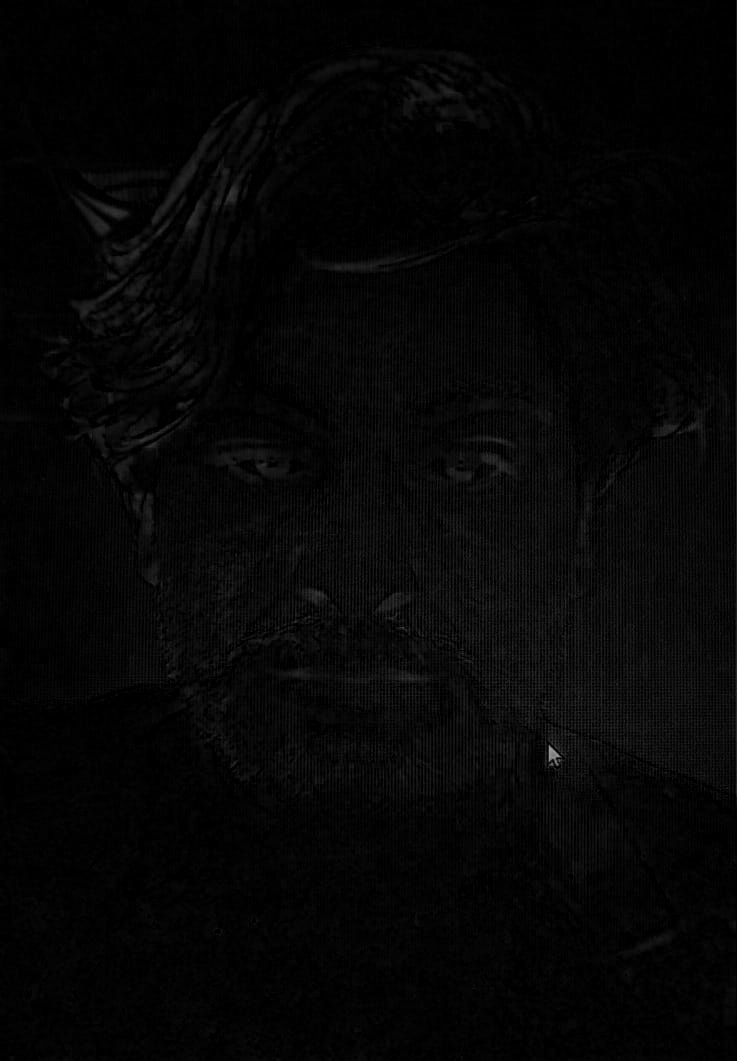
#> input picture Morphological-Image-Enhancement/black-tophat-Fake11.jpg, 737 x 1061 px
$ python fre-domain.py Morphological-Image-Enhancement/black-tophat-Fake11.jpg
#> lines starting #> are read from the running program, lines starting #| are printed output that depends on the picture
#!/usr/bin/env python3
import os
import sys
import cv2
import numpy as np
import matplotlib.pyplot as plt


def radial_profile(mag: np.ndarray) -> np.ndarray:
    """
    Compute 1D radial mean profile of a 2D array (FFT magnitude).
    Returns profile where index = radius (in pixels from center).
    """
    H, W = mag.shape
    cy, cx = H // 2, W // 2

    y, x = np.indices((H, W))
    r = np.sqrt((x - cx) ** 2 + (y - cy) ** 2).astype(np.int32)

    # mean for each radius bin
    tbin = np.bincount(r.ravel(), weights=mag.ravel())
    nr = np.bincount(r.ravel())
    profile = tbin / (nr + 1e-12)
    return profile


def main():
    if len(sys.argv) != 2:
        print("Usage: python fre-domain.py <image_path>")
        sys.exit(1)

    image_path = sys.argv[1]
    img = cv2.imread(image_path, cv2.IMREAD_COLOR)
#> img is the input picture: shape (1061, 737, 3); min 0, max 161, mean 5.7
    if img is None:
        print(f"Error: Could not read image: {image_path}")
        sys.exit(2)

    gray = cv2.cvtColor(img, cv2.COLOR_BGR2GRAY).astype(np.float32) / 255.0

    # FFT magnitude (shifted so DC is in the center)
    F = np.fft.fft2(gray)
    Fshift = np.fft.fftshift(F)
    mag = np.abs(Fshift)

    # log helps visualize peaks better
    mag_log = np.log1p(mag)
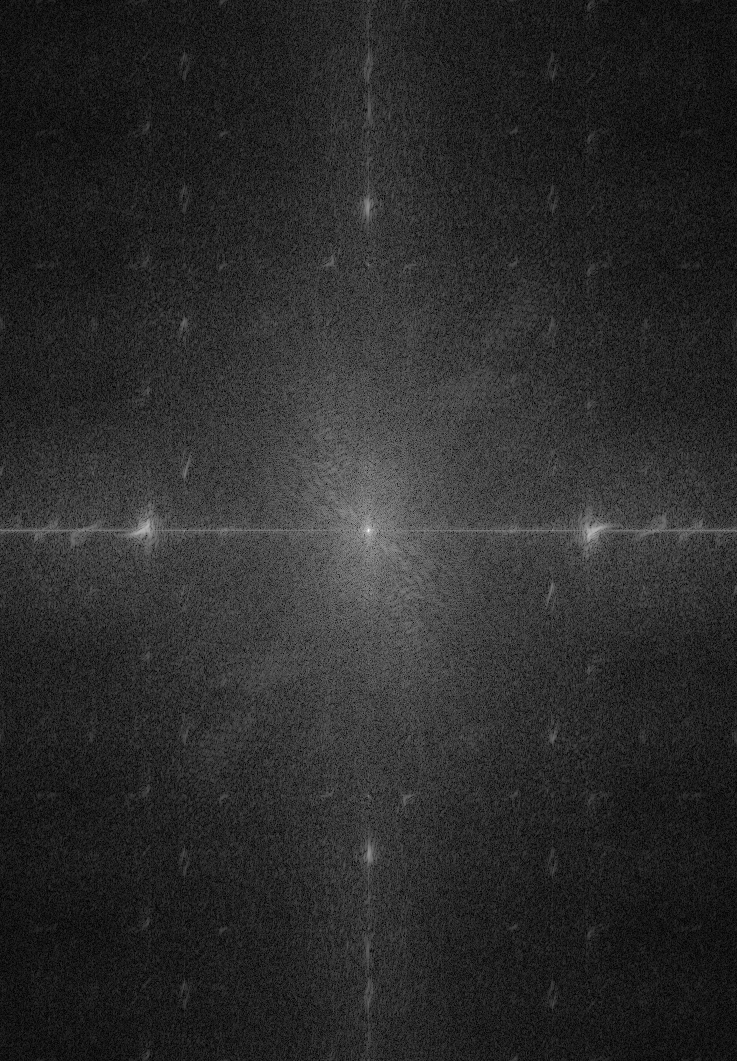
#> mag_log: shape (1061, 737) float64; min 0.009, max 9.76, mean 1.68; drawn with min black and max white

    prof = radial_profile(mag_log)
#> in radial_profile, `tbin = np.bincount(r.ravel(), weights=mag.ravel())`: tbin = 646 values, max 3562.9 at index 333, min 2.43 at index 645, mean 2038.8
#> in radial_profile, `profile = tbin / (nr + 1e-12)`: profile = 646 values, max 9.76 at index 0, min 0.607 at index 645, mean 1.98
#> prof has the same summary as profile in radial_profile

    # x-axis = radius in pixels (0..)
    x = np.arange(len(prof))
#> x = 646 values from 0 to 645

    # output path: same directory, prefix_graph.png
    in_dir = os.path.dirname(os.path.abspath(image_path))
    base = os.path.splitext(os.path.basename(image_path))[0]
    out_path = os.path.join(in_dir, f"{base}_graph.png")

    plt.figure()
    plt.plot(x, prof)
    plt.title("1D Frequency Profile (Radial Avg of Log FFT Magnitude)")
    plt.xlabel("Frequency radius (pixels from center)")
    plt.ylabel("Mean log-magnitude")
    plt.tight_layout()
    plt.savefig(out_path, dpi=200)
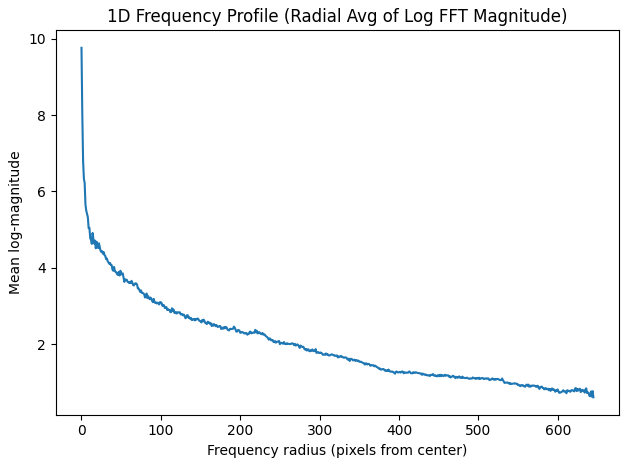
#> figure drawn by matplotlib, 1 panel; curve peaks at x = 0, y = 9.76
    plt.close()

    print(f"Saved 1D frequency graph: {out_path}")


if __name__ == "__main__":
    main()

$ run again, on Morphological-Image-Enhancement/black-tophat-Fake14.jpg
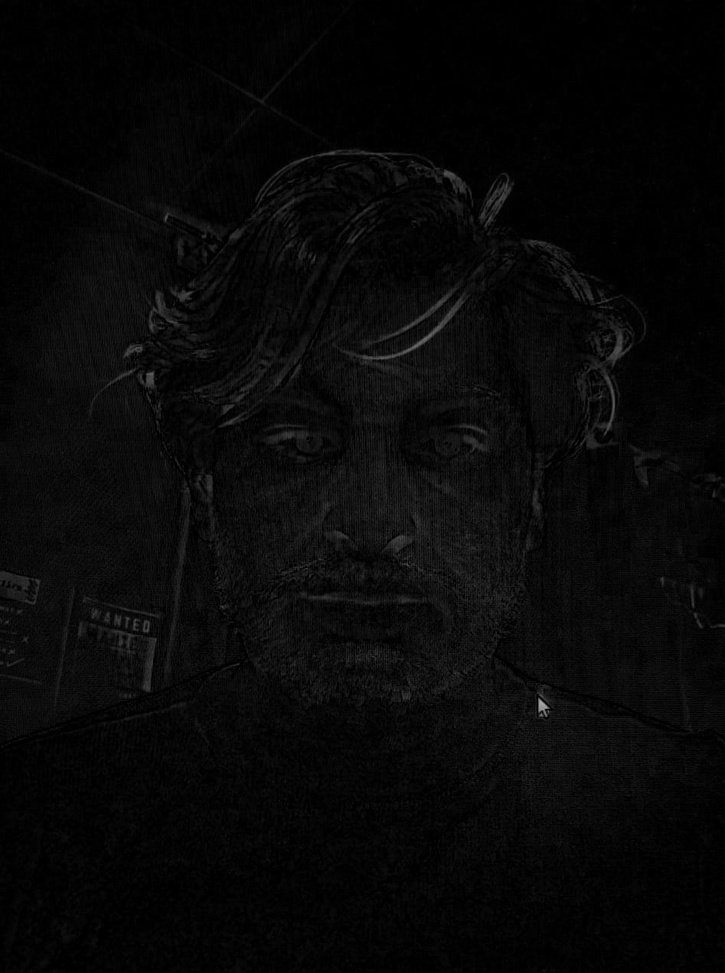
#> input picture Morphological-Image-Enhancement/black-tophat-Fake14.jpg, 725 x 973 px, shrunk from 947 x 1270 before the run
#> in main, img is the input picture: shape (973, 725, 3); min 0, max 170, mean 8
#> in main, `mag_log = np.log1p(mag)`:
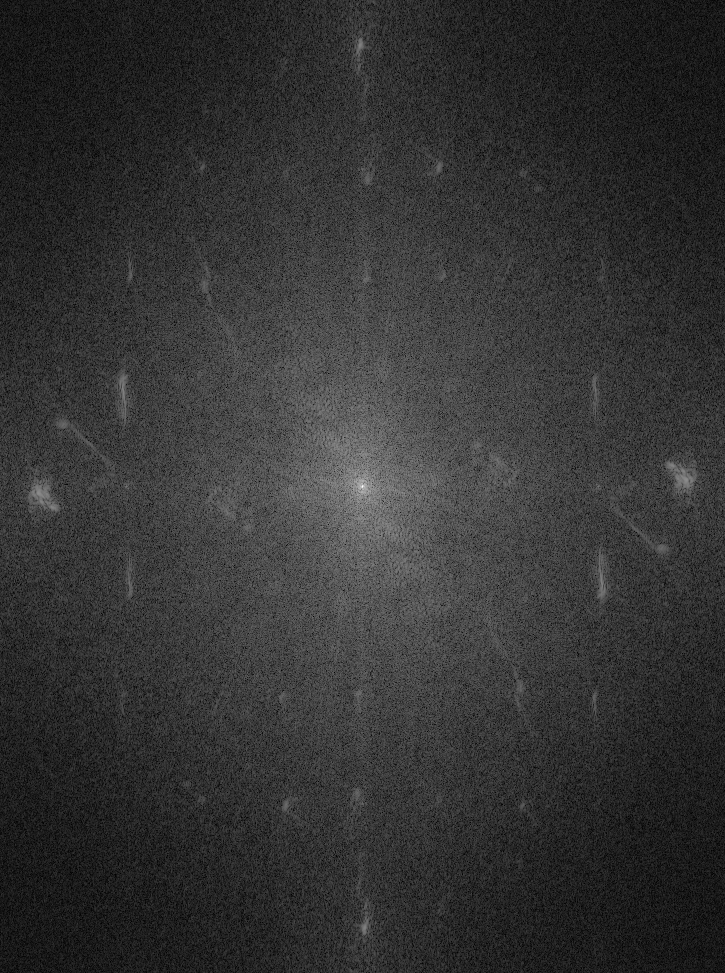
#> mag_log: shape (973, 725) float64; min 0.00222, max 10.01, mean 2.04; drawn with min black and max white
#> tbin = 607 values, max 4375.6 at index 314, min 3.44 at index 606, mean 2369.2
#> profile = 607 values, max 10.01 at index 0, min 0.706 at index 605, mean 2.3
#> prof has the same summary as profile in radial_profile
#> x = 607 values from 0 to 606
#> in main, `plt.savefig(out_path, dpi=200)`:
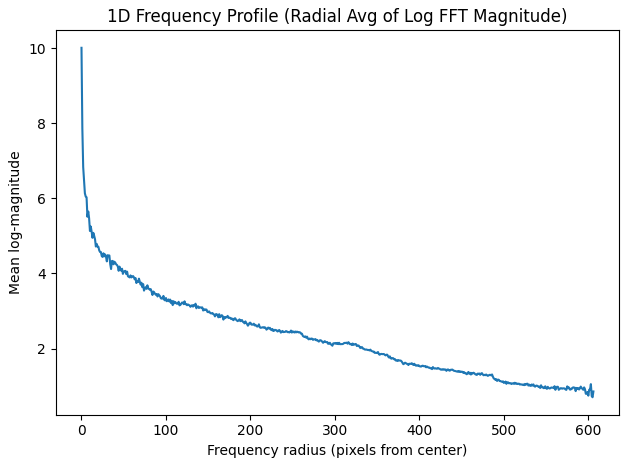
#> figure drawn by matplotlib, 1 panel; curve peaks at x = 0, y = 10.01

$ run again, on Morphological-Image-Enhancement/black-tophat-Fake16.jpg
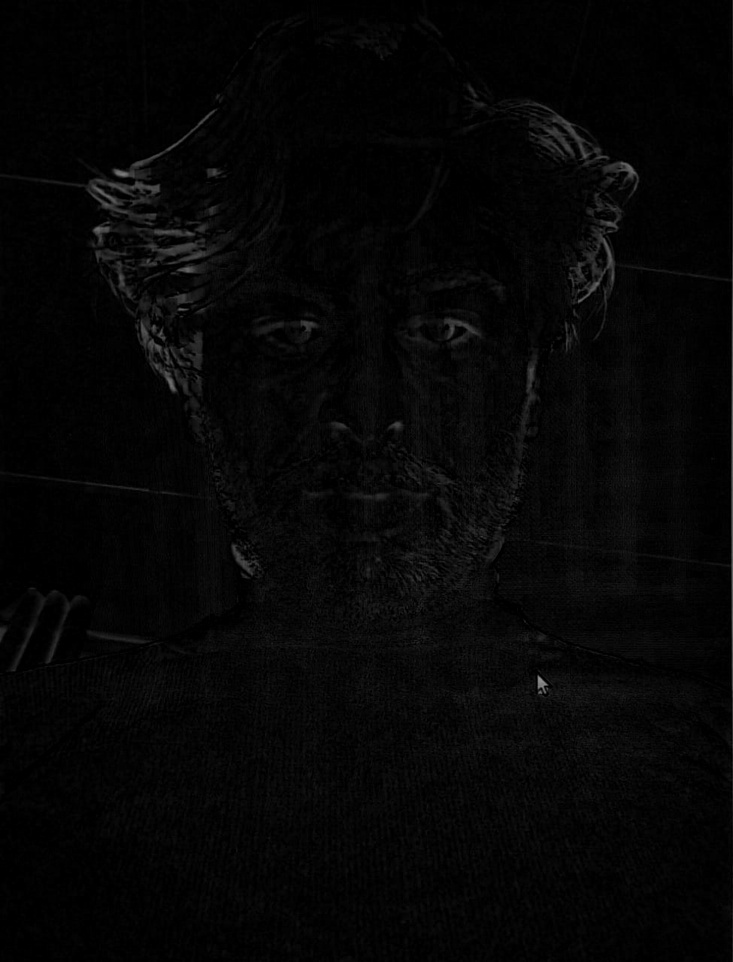
#> input picture Morphological-Image-Enhancement/black-tophat-Fake16.jpg, 733 x 962 px, shrunk from 975 x 1280 before the run
#> in main, img is the input picture: shape (962, 733, 3); min 0, max 150, mean 5.7
#> in main, `mag_log = np.log1p(mag)`:
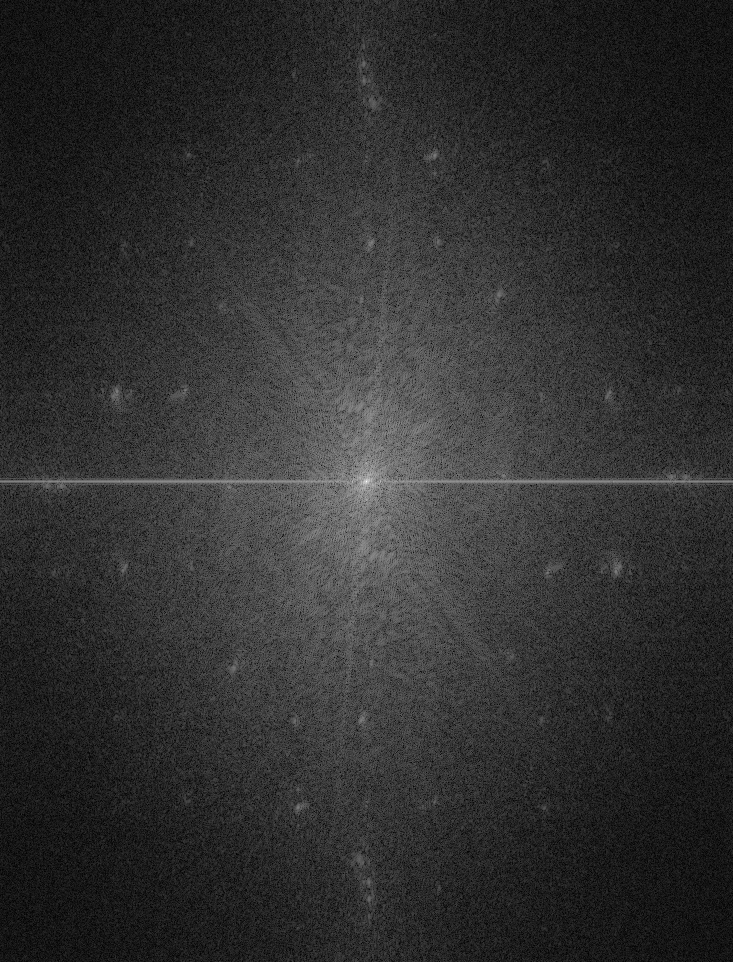
#> mag_log: shape (962, 733) float64; min 0.00356, max 9.67, mean 1.84; drawn with min black and max white
#> tbin = 605 values, max 3644.8 at index 302, min 2.41 at index 604, mean 2143.4
#> profile = 605 values, max 9.67 at index 0, min 0.687 at index 602, mean 2.17
#> prof has the same summary as profile in radial_profile
#> x = 605 values from 0 to 604
#> in main, `plt.savefig(out_path, dpi=200)`:
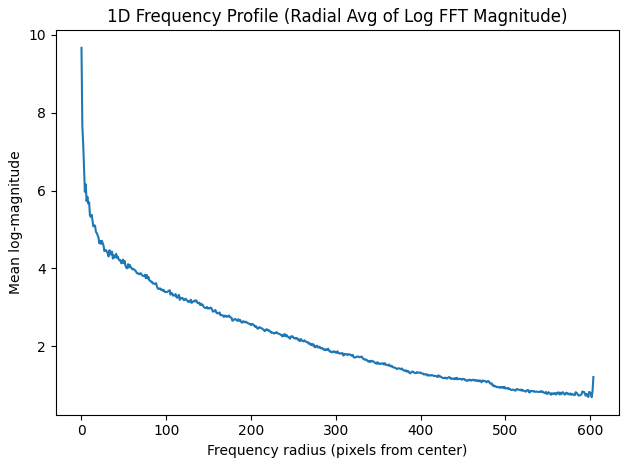
#> figure drawn by matplotlib, 1 panel; curve peaks at x = 0, y = 9.67

$ run again, on Morphological-Image-Enhancement/black-tophat-Fake17.jpg
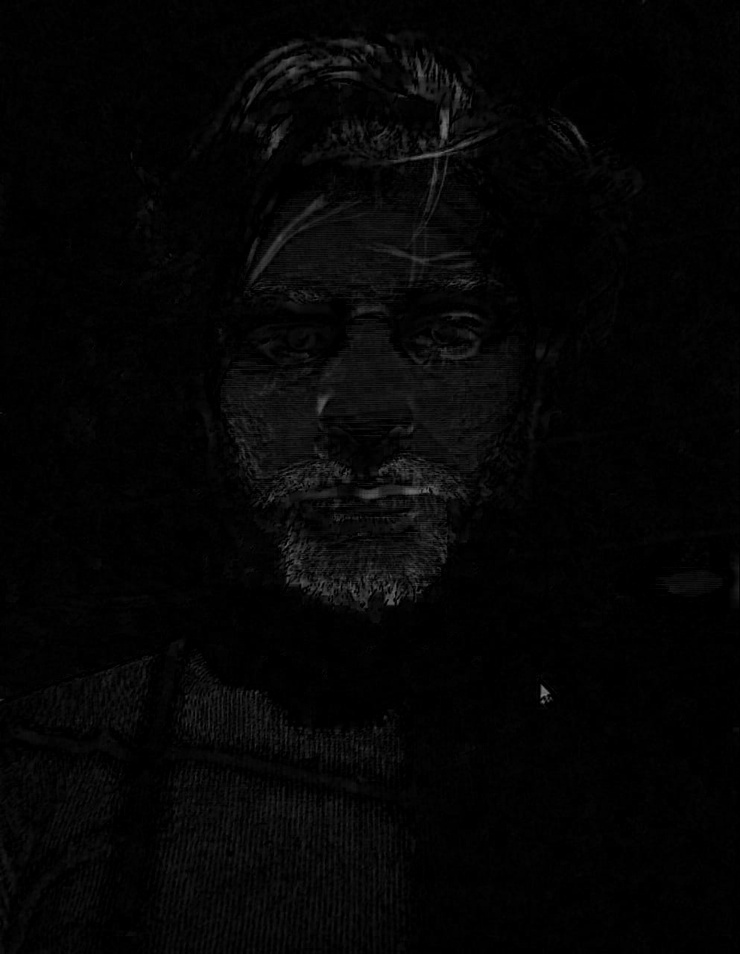
#> input picture Morphological-Image-Enhancement/black-tophat-Fake17.jpg, 740 x 954 px, shrunk from 993 x 1280 before the run
#> in main, img is the input picture: shape (954, 740, 3); min 0, max 131, mean 5
#> in main, `mag_log = np.log1p(mag)`:
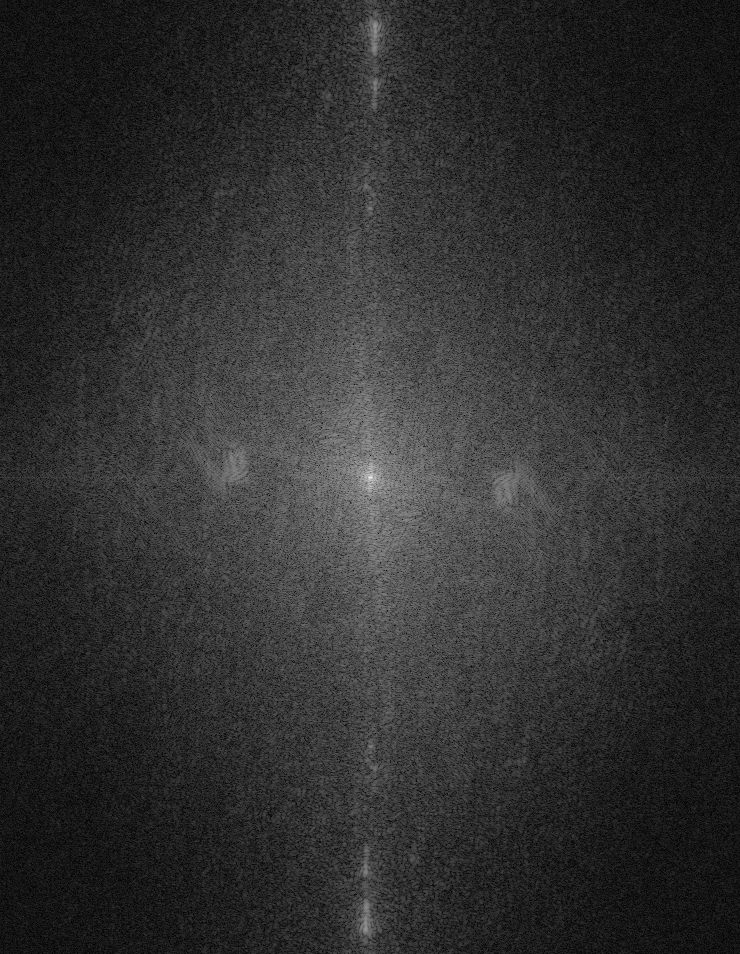
#> mag_log: shape (954, 740) float64; min 0.00415, max 9.53, mean 1.79; drawn with min black and max white
#> tbin = 604 values, max 3536.3 at index 302, min 3.05 at index 603, mean 2095.2
#> profile = 604 values, max 9.53 at index 0, min 0.64 at index 594, mean 2.12
#> prof has the same summary as profile in radial_profile
#> x = 604 values from 0 to 603
#> in main, `plt.savefig(out_path, dpi=200)`:
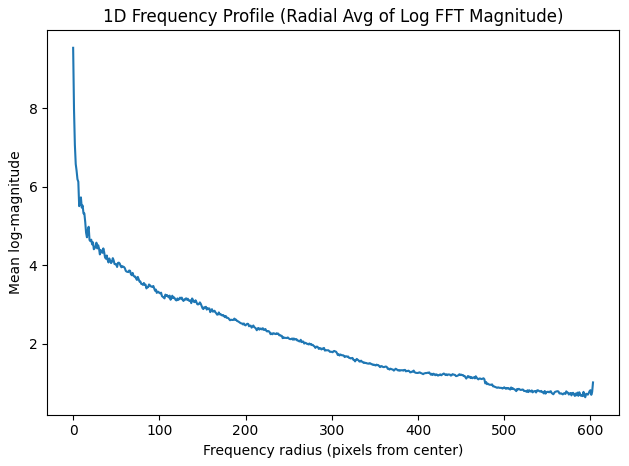
#> figure drawn by matplotlib, 1 panel; curve peaks at x = 0, y = 9.53
